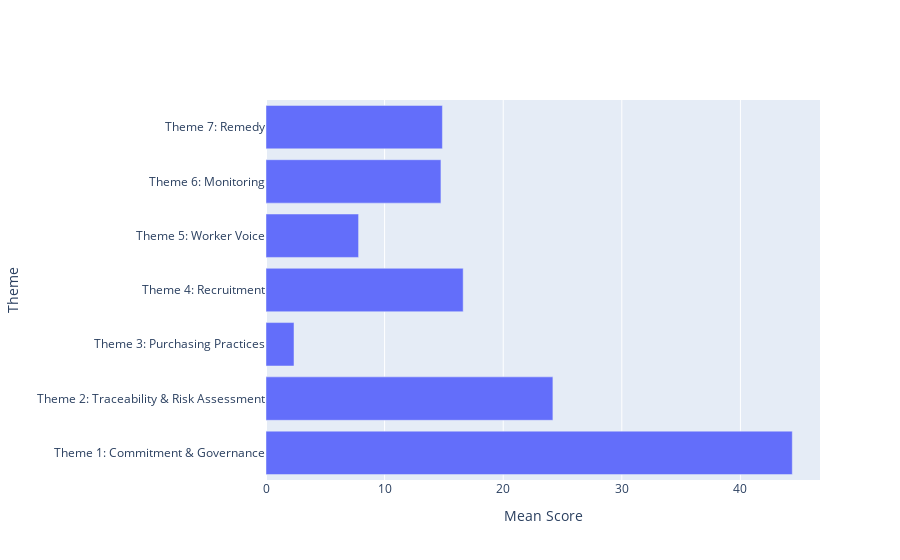

The cell this chart's notebook holds for it:
### Code cell
import pandas as pd
import plotly.graph_objects as go

# Load the data frame
ktc_ict_2022 = pd.read_csv("C:/Users/kokuo/OneDrive/Study Files/Python/Visualisation Experiments/Know the Chain/KTC ICT Benchmark CSV Data/2022 KCT ICT.csv")

# Calculate the mean scores
mean_scores = ktc_ict_2022.loc[:, 'Theme 1: Commitment & Governance':'Theme 7: Remedy'].mean()

# Create the bar chart
fig = go.Figure()
fig.add_trace(go.Bar(x=mean_scores, y=mean_scores.index, orientation='h'))

# Update the layout
fig.update_layout(xaxis_title='Mean Score', yaxis_title='Theme')

# Show the graph
fig.show()

### Figure 1 — Plotly figure (JSON) as saved in the notebook; plotly's stock layout.template omitted (floating-point values rounded to 4 significant figures)
{"data": [{"orientation": "h", "type": "bar", "x": [44.37, 24.19, 2.361, 16.62, 7.806, 14.75, 14.88], "y": ["Theme 1: Commitment & Governance", "Theme 2: Traceability & Risk Assessment", "Theme 3: Purchasing Practices", "Theme 4: Recruitment", "Theme 5: Worker Voice", "Theme 6: Monitoring", "Theme 7: Remedy"]}], "layout": {"xaxis": {"title": {"text": "Mean Score"}}, "yaxis": {"title": {"text": "Theme"}}}}
